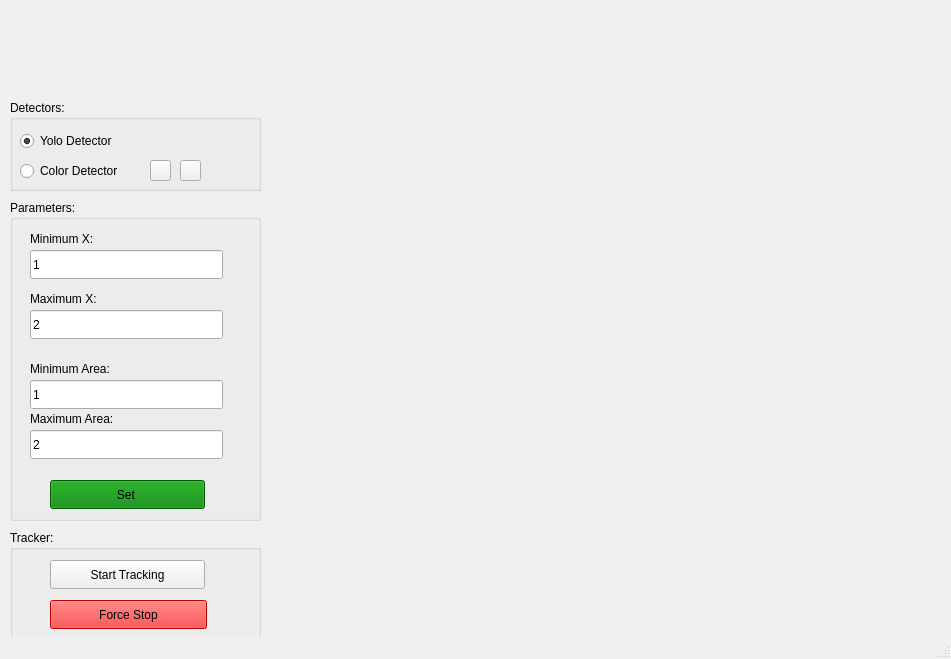
<?xml version="1.0" encoding="UTF-8"?>
<ui version="4.0">
 <class>MainWindow</class>
 <widget class="QMainWindow" name="MainWindow">
  <property name="geometry">
   <rect>
    <x>0</x>
    <y>0</y>
    <width>951</width>
    <height>659</height>
   </rect>
  </property>
  <property name="windowTitle">
   <string>Robot Controller</string>
  </property>
  <widget class="QWidget" name="centralWidget">
   <widget class="QWidget" name="videoWidget" native="true">
    <property name="geometry">
     <rect>
      <x>290</x>
      <y>20</y>
      <width>1050</width>
      <height>700</height>
     </rect>
    </property>
   </widget>
   <widget class="QPushButton" name="captureButton">
    <property name="geometry">
     <rect>
      <x>30</x>
      <y>30</y>
      <width>52</width>
      <height>52</height>
     </rect>
    </property>
    <property name="styleSheet">
     <string notr="true">border: none;</string>
    </property>
    <property name="text">
     <string/>
    </property>
   </widget>
   <widget class="QGroupBox" name="groupBox">
    <property name="geometry">
     <rect>
      <x>10</x>
      <y>100</y>
      <width>251</width>
      <height>91</height>
     </rect>
    </property>
    <property name="title">
     <string>Detectors:</string>
    </property>
    <widget class="QRadioButton" name="colorDetectorRB">
     <property name="geometry">
      <rect>
       <x>10</x>
       <y>60</y>
       <width>121</width>
       <height>22</height>
      </rect>
     </property>
     <property name="text">
      <string>Color Detector</string>
     </property>
    </widget>
    <widget class="QRadioButton" name="yoloDetectorRB">
     <property name="geometry">
      <rect>
       <x>10</x>
       <y>30</y>
       <width>121</width>
       <height>22</height>
      </rect>
     </property>
     <property name="text">
      <string>Yolo Detector</string>
     </property>
     <property name="checked">
      <bool>true</bool>
     </property>
    </widget>
    <widget class="QPushButton" name="lowerBoundColor">
     <property name="geometry">
      <rect>
       <x>140</x>
       <y>60</y>
       <width>21</width>
       <height>21</height>
      </rect>
     </property>
     <property name="text">
      <string/>
     </property>
    </widget>
    <widget class="QPushButton" name="upperBoundColor">
     <property name="geometry">
      <rect>
       <x>170</x>
       <y>60</y>
       <width>21</width>
       <height>21</height>
      </rect>
     </property>
     <property name="text">
      <string/>
     </property>
    </widget>
   </widget>
   <widget class="QGroupBox" name="groupBox_2">
    <property name="geometry">
     <rect>
      <x>10</x>
      <y>200</y>
      <width>251</width>
      <height>321</height>
     </rect>
    </property>
    <property name="title">
     <string>Parameters:</string>
    </property>
    <widget class="QLineEdit" name="minXEdit">
     <property name="geometry">
      <rect>
       <x>20</x>
       <y>50</y>
       <width>193</width>
       <height>29</height>
      </rect>
     </property>
     <property name="text">
      <string>1</string>
     </property>
     <property name="placeholderText">
      <string>Minimum X</string>
     </property>
    </widget>
    <widget class="QLineEdit" name="maxXEdit">
     <property name="geometry">
      <rect>
       <x>20</x>
       <y>110</y>
       <width>193</width>
       <height>29</height>
      </rect>
     </property>
     <property name="text">
      <string>2</string>
     </property>
     <property name="placeholderText">
      <string>Maximum X</string>
     </property>
    </widget>
    <widget class="QLineEdit" name="minAreaEdit">
     <property name="geometry">
      <rect>
       <x>20</x>
       <y>180</y>
       <width>193</width>
       <height>29</height>
      </rect>
     </property>
     <property name="text">
      <string>1</string>
     </property>
     <property name="placeholderText">
      <string>Minimum Area</string>
     </property>
    </widget>
    <widget class="QLineEdit" name="maxAreaEdit">
     <property name="geometry">
      <rect>
       <x>20</x>
       <y>230</y>
       <width>193</width>
       <height>29</height>
      </rect>
     </property>
     <property name="text">
      <string>2</string>
     </property>
     <property name="placeholderText">
      <string>Maximum Area</string>
     </property>
    </widget>
    <widget class="QLabel" name="label_3">
     <property name="geometry">
      <rect>
       <x>20</x>
       <y>30</y>
       <width>191</width>
       <height>17</height>
      </rect>
     </property>
     <property name="text">
      <string>Minimum X:</string>
     </property>
    </widget>
    <widget class="QLabel" name="label_4">
     <property name="geometry">
      <rect>
       <x>20</x>
       <y>90</y>
       <width>191</width>
       <height>17</height>
      </rect>
     </property>
     <property name="text">
      <string>Maximum X:</string>
     </property>
    </widget>
    <widget class="QLabel" name="label_5">
     <property name="geometry">
      <rect>
       <x>20</x>
       <y>160</y>
       <width>191</width>
       <height>17</height>
      </rect>
     </property>
     <property name="text">
      <string>Minimum Area:</string>
     </property>
    </widget>
    <widget class="QLabel" name="label_6">
     <property name="geometry">
      <rect>
       <x>20</x>
       <y>210</y>
       <width>191</width>
       <height>17</height>
      </rect>
     </property>
     <property name="text">
      <string>Maximum Area:</string>
     </property>
    </widget>
    <widget class="QPushButton" name="setButton">
     <property name="geometry">
      <rect>
       <x>40</x>
       <y>280</y>
       <width>155</width>
       <height>29</height>
      </rect>
     </property>
     <property name="styleSheet">
      <string notr="true">background-color: green;</string>
     </property>
     <property name="text">
      <string>Set </string>
     </property>
    </widget>
   </widget>
   <widget class="QGroupBox" name="groupBox_3">
    <property name="geometry">
     <rect>
      <x>10</x>
      <y>530</y>
      <width>251</width>
      <height>111</height>
     </rect>
    </property>
    <property name="title">
     <string>Tracker:</string>
    </property>
    <widget class="QPushButton" name="forceStopButton">
     <property name="geometry">
      <rect>
       <x>40</x>
       <y>70</y>
       <width>157</width>
       <height>29</height>
      </rect>
     </property>
     <property name="styleSheet">
      <string notr="true">background-color: red;</string>
     </property>
     <property name="text">
      <string>Force Stop</string>
     </property>
    </widget>
    <widget class="QPushButton" name="trackButton">
     <property name="geometry">
      <rect>
       <x>40</x>
       <y>30</y>
       <width>155</width>
       <height>29</height>
      </rect>
     </property>
     <property name="styleSheet">
      <string notr="true"/>
     </property>
     <property name="text">
      <string>Start Tracking</string>
     </property>
    </widget>
   </widget>
  </widget>
  <widget class="QStatusBar" name="statusBar"/>
 </widget>
 <layoutdefault spacing="6" margin="11"/>
 <resources/>
 <connections/>
</ui>
